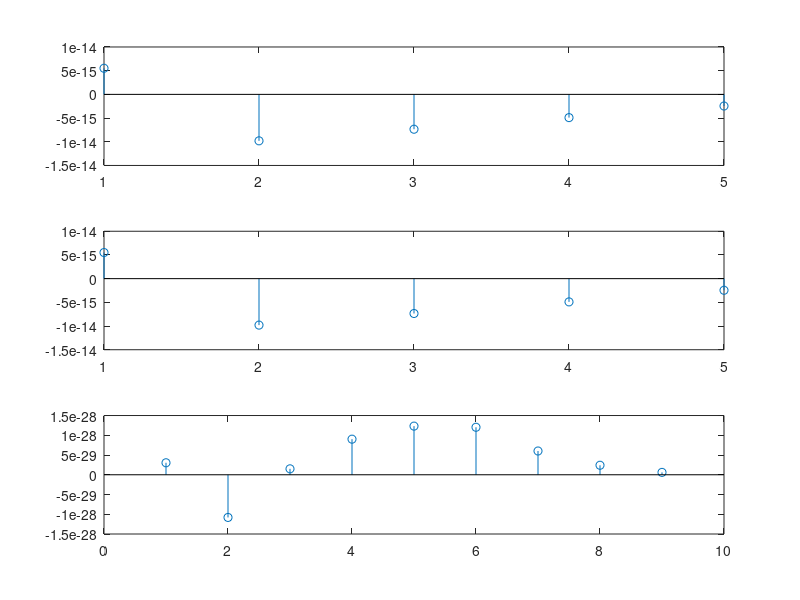

MATLAB code for this plot:
clear all
clc
L=input('Banyaknyatitiksampel(>=20): ');
f1=input('Besarnyafrekuensi gel 1 adalah Hz: ');
f2=input('Besarnyafrekuensi gel 2 adalah Hz: ');
teta1=input('Besarnyafase gel 1(dalam radiant): ');
teta2=input('Besarnyafase gel 2(dalam radiant): ');
A1=input('Besarnyaamplitudo gel 1: '); 
A2=input('Besarnyaamplitudo gel 2: ');
%Sinus pertama
t=1:L;
t=2*t/L;
y1=A1*sin(2*pi*f1*t + teta1*pi);
subplot(3,1,1)
stem(y1)
%SInuskedua
t=1:L;
t=2*t/L;
y2=A2*sin(2*pi*f2*t + teta2*pi);
subplot(3,1,2)
stem(y2) 

subplot(3,1,3)
stem(conv(y1,y2))
